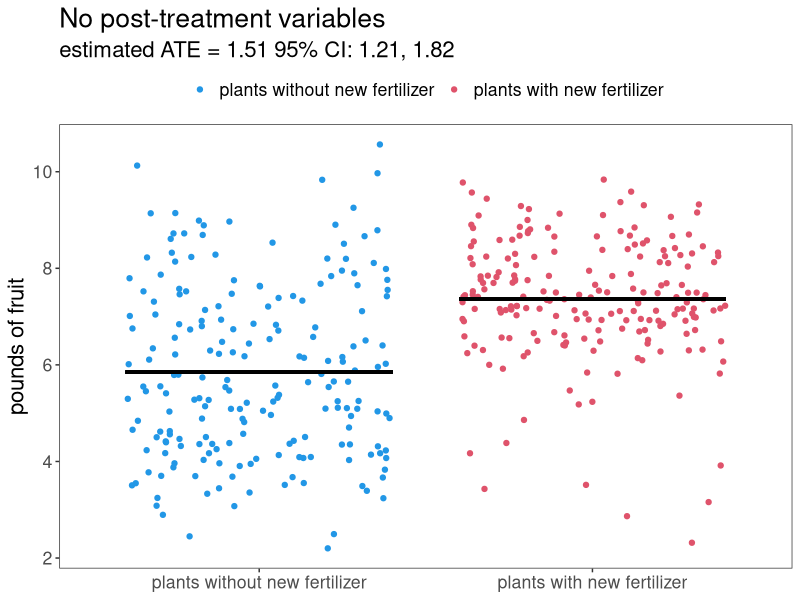
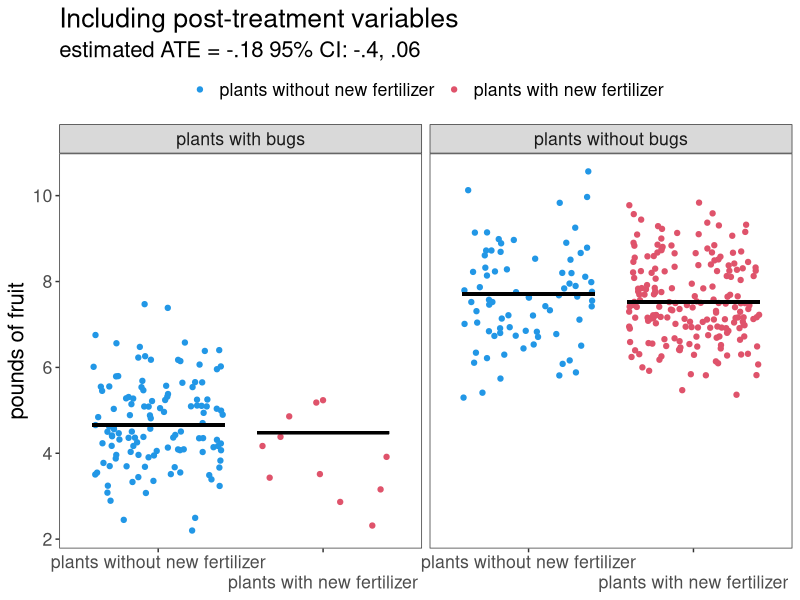
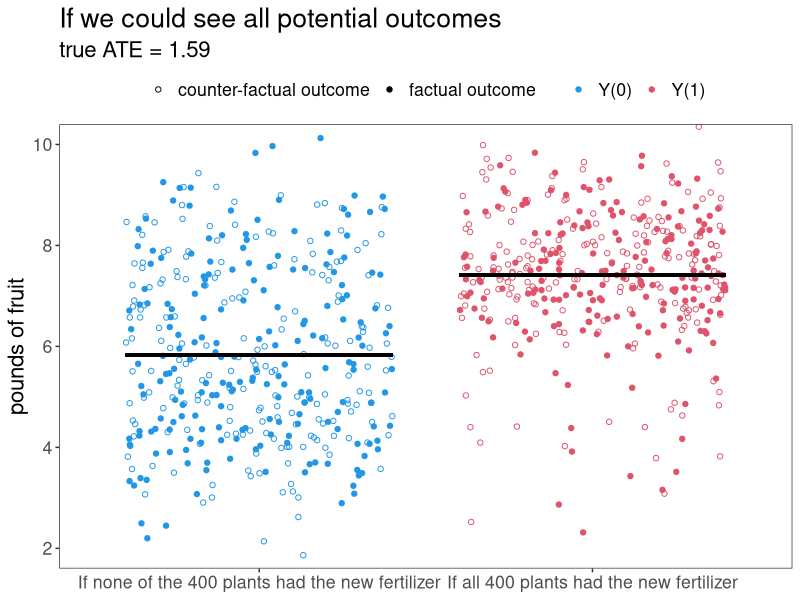
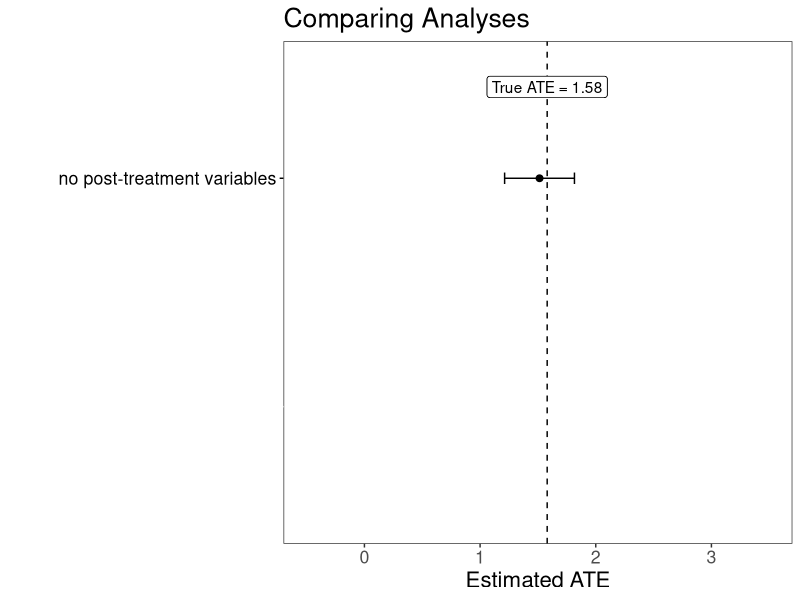
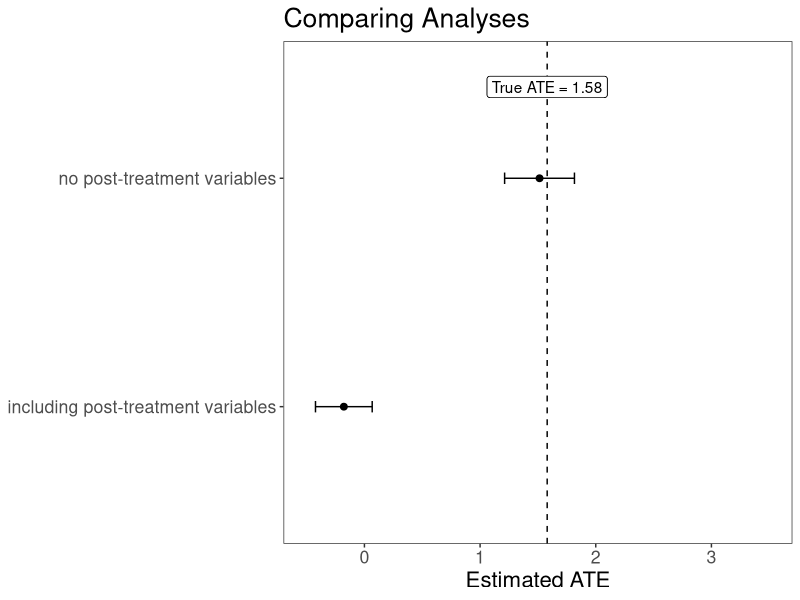
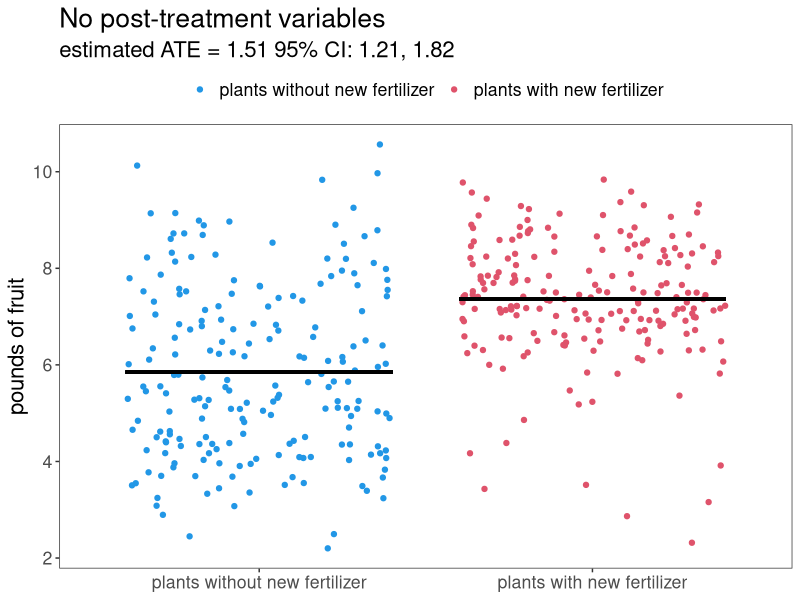
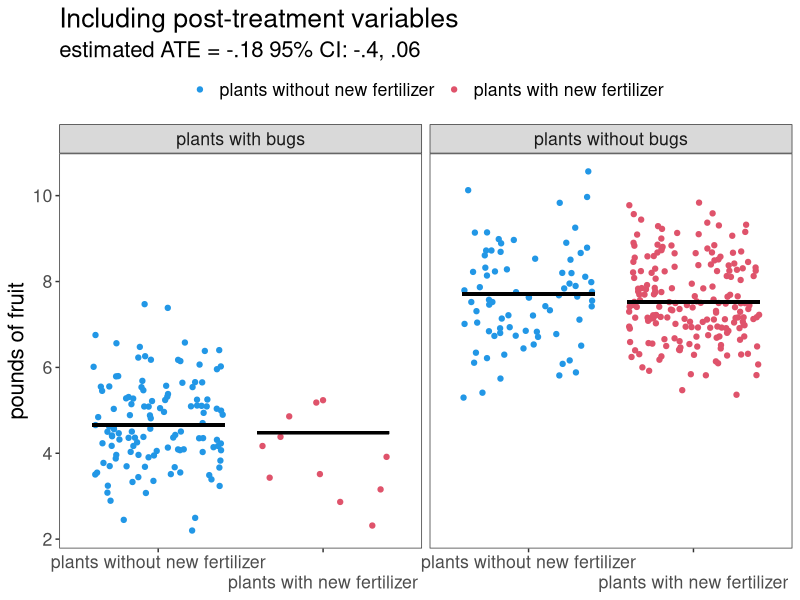
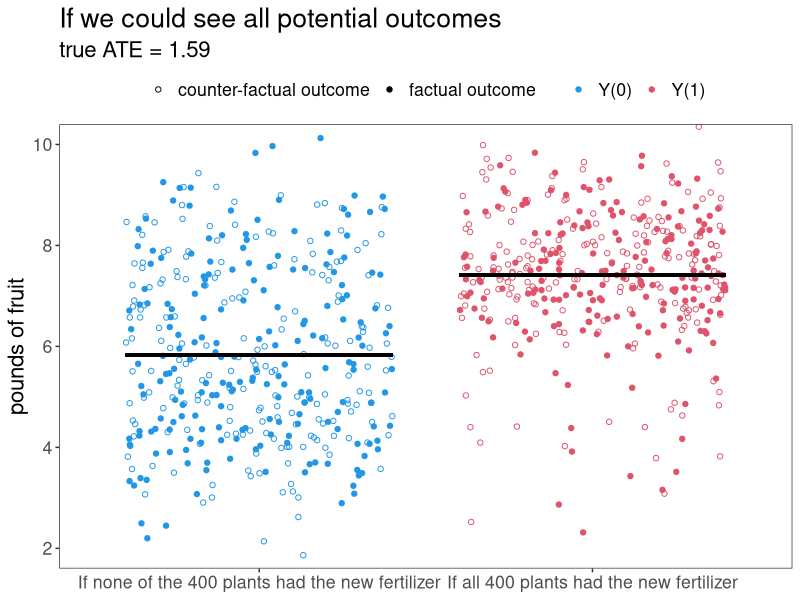

The R script that drew these images, in order:
library(tidyverse)
library(patchwork)
set.seed(21)
n = 400
z <- rep( 0:1 , each=n/2 )
bugs1 <- rbinom(n, 1, .1)
bugs0 <- rbinom(n, 1, .6)
bugs1[bugs0 == 0 & bugs1 == 1] <- 0
bugs <- ifelse(z == 1, bugs1, bugs0)
bugs_lab <- ifelse(bugs == 1, 'bugs' , 'no bugs')

y1 <- 7.5 + rnorm(400) -3*bugs1
y0 <- 7.5 + rnorm(400) -3*bugs0
y <- ifelse(z == 1, y1, y0)

summary(lm(y ~ z))
1.5139 - 1.96*.1540

summary(lm(y ~ z + bugs))
-0.1780    + 1.96*0.1251 


theme_set(theme_bw() + 
            theme(panel.grid.major = element_blank(), 
                  panel.grid.minor = element_blank(), 
                  text = element_text(size = 16)))

# create plot 1 this is the analysis without bugs
tibble::tibble(bugs, z, y) %>% 
  mutate(z_lab = ifelse(z == 1, 'plants with new fertilizer', 'plants without new fertilizer'), 
         beta = ifelse(z == 1, 5.649 + 1.663, 5.649)) %>% 
  ggplot2::ggplot(aes(reorder(z_lab, z), y, col = z_lab)) + 
  geom_point(position = position_jitter(seed = 2)) + 
  geom_segment(x = .6, xend = 1.4, y = 5.849, yend = 5.849, col = 'black', size = 1) + 
  geom_segment(x = 1.6, xend = 2.4, y = 5.849+ 1.514, yend = 5.849+ 1.514, col = 'black', size = 1) + 
  scale_color_manual(values = c(4, 2), breaks = c('plants without new fertilizer', 'plants with new fertilizer')) + 
  theme(legend.position = 'top') + 
  labs(x = NULL, y = 'pounds of fruit', title = 'No post-treatment variables', color = NULL, 
       subtitle = 'estimated ATE = 1.51 95% CI: 1.21, 1.82') 

# save to learning file
ggsave('p1.png', 
       path = '~/Dropbox/thinkCausal_dev/thinkCausal/inst/app/www/learn/post-treatment/', 
      width = 9, 
      height = 7)


tibble::tibble(bugs, z, y) %>% 
  mutate(z_lab = ifelse(z == 1, 'plants with new fertilizer', 'plants without new fertilizer'), 
         beta = case_when(
           bugs == 1 & z == 1 ~ sum(lm(y ~ z + bugs)$coeff), 
           bugs == 1 & z == 0 ~ sum(lm(y ~ z + bugs)$coeff[c(1, 3)]), 
           bugs == 0 & z == 1 ~ sum(lm(y ~ z + bugs)$coeff[c(1, 2)]), 
           bugs == 0 & z == 0 ~ sum(lm(y ~ z + bugs)$coeff[1]),
         ), 
         .x = ifelse(z == 1, 1.6, .6),
         .xend = ifelse(z == 1, 2.4, 1.4),
         bugs = ifelse(bugs == 1, 'plants with bugs', 'plants without bugs'), 
        ) %>% 
  ggplot2::ggplot(aes(reorder(z_lab, z), y, col = z_lab)) + 
  geom_point(position = position_jitter(seed = 2)) + 
  geom_segment(aes(x = .x, xend = .xend, y = beta, yend = beta), col = 'black', size = 1) + 
  scale_color_manual(values = c(4, 2), breaks = c('plants without new fertilizer', 'plants with new fertilizer')) + 
  facet_wrap(~bugs) + 
  scale_x_discrete(guide = guide_axis(n.dodge = 2)) + 
  theme(legend.position = 'top') + 
  labs(x = NULL, y = 'pounds of fruit', title = 'Including post-treatment variables', color = NULL, 
       subtitle = 'estimated ATE = -.18 95% CI: -.4, .06')

ggsave('p2.png', 
       path = '~/Dropbox/thinkCausal_dev/thinkCausal/inst/app/www/learn/post-treatment/', 
       width = 9, 
       height = 7)



mean(y1 - y0)
tibble::tibble(y1, y0, y, z, bugs1, bugs0) %>% 
  pivot_longer(1:2) %>% 
  mutate(status = 
           case_when(
             z == 1 & name == 'y1' ~ 'factual outcome', 
             z == 0 & name == 'y0' ~ 'factual outcome', 
             TRUE ~ 'counter-factual outcome'
           ), 
         .x = ifelse(name == 'y1', 1.6, .6),
         .xend = ifelse(name == 'y1', 2.4, 1.4),
         po = ifelse(name == 'y1', 'Y(1)', 'Y(0)'), 
         name_lab = ifelse(name == 'y1', 'If all 400 plants had the new fertilizer', 'If none of the 400 plants had the new fertilizer'),
         z_lab = ifelse(z == 1, 'plants with new fertilizer', 'plants without new fertilizer')
         ) %>% 
  group_by(name) %>% 
  mutate(ate = mean(value)) %>% 
  ungroup() %>% 
  ggplot(aes(reorder(name_lab, ate), value, col = po, shape = status)) + 
  geom_point(position = position_jitter(seed = 2)) + 
  geom_segment(aes(x = .x, xend = .xend, y = ate, yend = ate), col = 'black', size = 1) + 
  scale_color_manual(values = c(4, 2), 
                     #breaks = c('Y if Z = 0', 'Y if Z = 1')
                     ) + 
  scale_shape_manual(values = c(21, 19)) + 
  theme(legend.position = 'top') + 
  labs(x = NULL, color = NULL, shape = NULL, y = 'pounds of fruit', 
       title = 'If we could see all potential outcomes', 
       subtitle = 'true ATE = 1.59') + 
  coord_cartesian(ylim = c(2, 10))

ggsave('p3.png', 
       path = '~/Dropbox/thinkCausal_dev/thinkCausal/inst/app/www/learn/post-treatment/', 
       width = 9, 
       height = 7)
           

tibble(est = c(lm(y ~ z)$coeff[2], lm(y ~ z + bugs)$coeff[2]), 
       se = c(sqrt(diag(vcov(lm(y ~ z))))[2], sqrt(diag(vcov(lm(y ~ z + bugs))))[2]), 
       lci = est - 1.96*se, 
       uci = est + 1.96*se, 
       analysis = c('no post-treatment variables', 'including post-treatment variables'), 
       ate = mean(y1 - y0), 
       color = c('black', 'white')) %>% 
ggplot(aes(x = est, analysis, col = color)) + 
  geom_point(size = 2) + 
  geom_errorbarh(aes(xmin = lci, xmax = uci, y = analysis), height = .05) + 
  coord_cartesian(xlim = c(-.5, 3.5), ylim = c(1, 2)) + 
  scale_color_manual(values = c('black', 'white')) + 
  geom_vline(xintercept = 1.58, linetype = 2) + 
  geom_label(label = 'True ATE = 1.58', x = 1.58, y = 2.4, color = 'black') + 
  theme(axis.text.y = element_text(color = c('white', 'black')), 
        axis.ticks.y = element_line(color = c('white', 'black')),
        legend.position = 'none') + 
  labs(x = 'Estimated ATE', y = NULL, title = 'Comparing Analyses')

ggsave('p4.png', 
       path = '~/Dropbox/thinkCausal_dev/thinkCausal/inst/app/www/learn/post-treatment/', 
       width = 9, 
       height = 7)

tibble(est = c(lm(y ~ z)$coeff[2], lm(y ~ z + bugs)$coeff[2]), 
       se = c(sqrt(diag(vcov(lm(y ~ z))))[2], sqrt(diag(vcov(lm(y ~ z + bugs))))[2]), 
       lci = est - 1.96*se, 
       uci = est + 1.96*se, 
       analysis = c('no post-treatment variables', 'including post-treatment variables'), 
       ate = mean(y1 - y0)) %>% 
  ggplot(aes(x = est, analysis)) + 
  geom_point(size = 2) + 
  geom_errorbarh(aes(xmin = lci, xmax = uci, y = analysis), height = .05) + 
  coord_cartesian(xlim = c(-.5, 3.5), ylim = c(1, 2)) + 
  geom_vline(xintercept = 1.58, linetype = 2) + 
  geom_label(label = 'True ATE = 1.58', x = 1.58, y = 2.4, color = 'black') + 
  labs(x = 'Estimated ATE', y = NULL, title = 'Comparing Analyses')

ggsave('p5.png', 
       path = '~/Dropbox/thinkCausal_dev/thinkCausal/inst/app/www/learn/post-treatment/', 
       width = 9, 
       height = 7)
